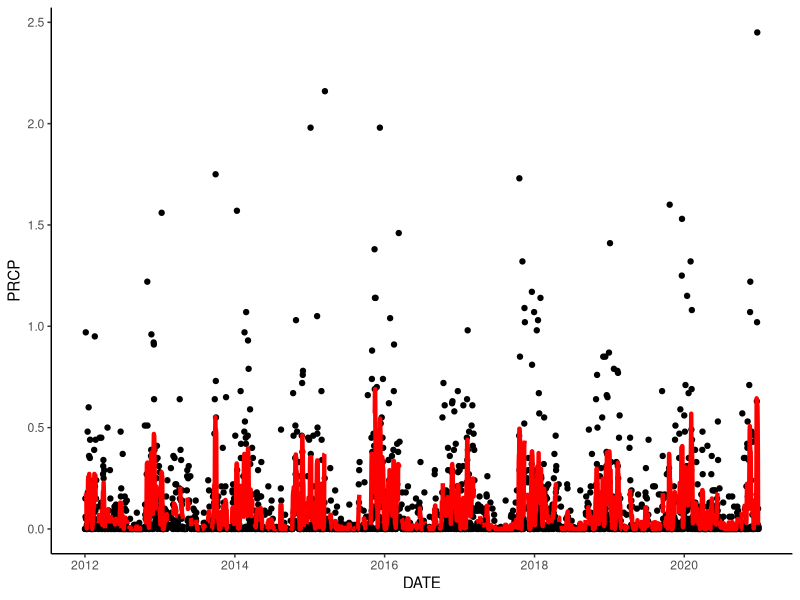
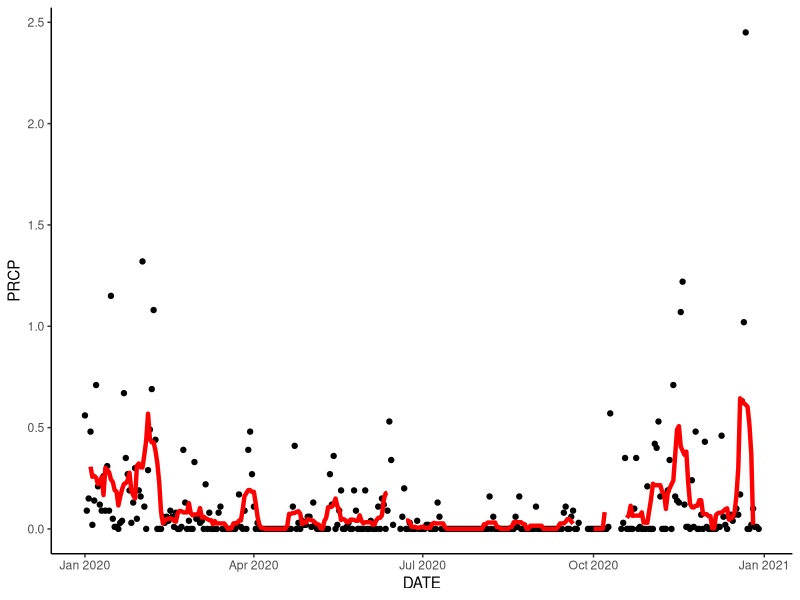
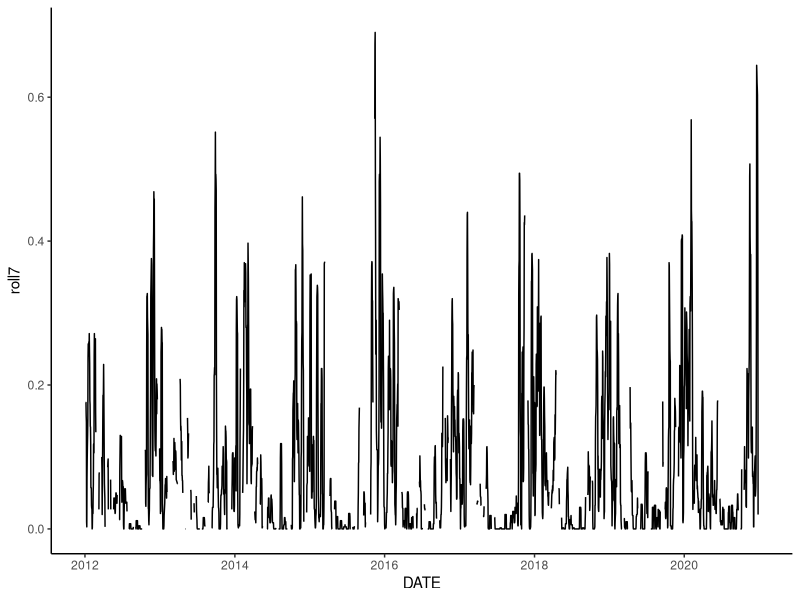
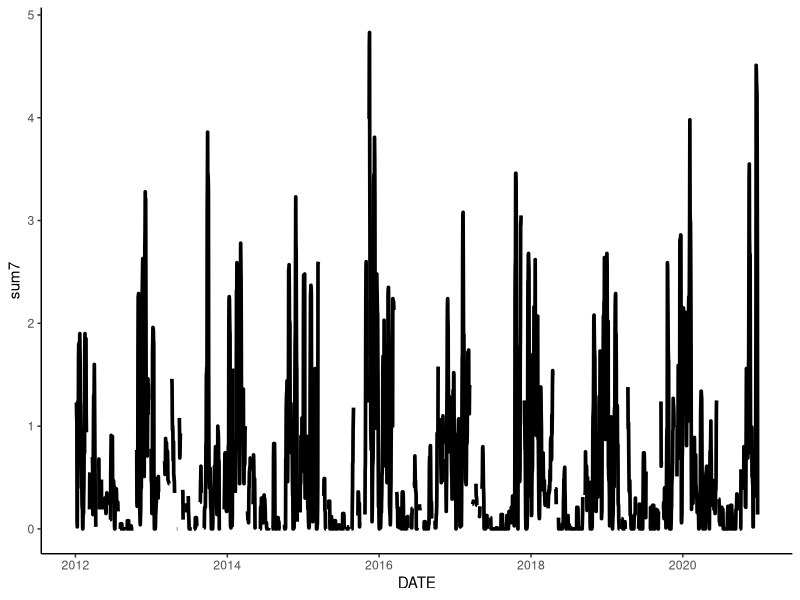

The R script that drew these images, in order:
## ---- chunk 1
## Libraries ##
library(tidyverse)
library(ggplot2)
library(zoo)

theme_set(theme_classic())
## ---- chunk 2
dat <- read.csv("./Data/Precip_2012_2020.csv", header = TRUE, stringsAsFactors = FALSE)
## ---- chunk 3
dat$DATE <- as.Date(dat$DATE, "%Y-%m-%d")
## ---- chunk 4
ggplot(dat) +
  geom_point(aes(x = DATE, y = PRCP)) +
  geom_line(aes(x = DATE, y = rollmean(PRCP, 7, na.pad = TRUE)), color = "red", size = 1.5)

ggplot(dat[dat$DATE >= as.Date("2020-01-01"),]) +
  geom_point(aes(x = DATE, y = PRCP)) +
  geom_line(aes(x = DATE, y = rollmean(PRCP, 7, na.pad = TRUE)), color = "red", size = 1.5)
## ---- chunk 5
## Daily mean ##
mean(dat$PRCP, na.rm = TRUE)
sd(dat$PRCP, na.rm = TRUE)

## Monthly Summary ##
month.sum <- dat %>% 
  mutate(month = format(DATE, "%m")) %>%
  group_by(month) %>%
  summarise(total_mean = sum(PRCP, na.rm = TRUE) / 9,
            daily_mean = mean(PRCP, na.rm = TRUE),
            daily_sd = sd(PRCP, na.rm = TRUE))

## 7 Day rolling mean ##
dat$roll7 <- rollmean(dat$PRCP, 7, na.pad = TRUE)
ggplot(dat) +
  geom_line(aes(x = DATE, y = roll7))

## 7 Day rolling sum ##
dat$sum7 <- rollsum(dat$PRCP, 7, na.pad = TRUE)
ggplot(dat) +
  geom_line(aes(x = DATE, y = sum7), size = 1.25)

## ---- chunk 6
# not toally what I want
ext <- data.frame(
  "> 0.75in", filter(dat, PRCP > 0.75) %>% 
  summarize(n = n()),
  "> 1in", filter(dat, PRCP > 1) %>% 
  summarize(n = n()),
  "> 1.25in", filter(dat, PRCP > 1.25) %>% 
  summarize(n = n()),
  "> 1.5in", filter(dat, PRCP > 1.5) %>% 
  summarize(n = n()),
  "> 1.75in", filter(dat, PRCP > 1.75) %>% 
  summarize(n = n()),
  "> 2in", filter(dat, PRCP > 2) %>% 
  summarize(n = n())
  )
